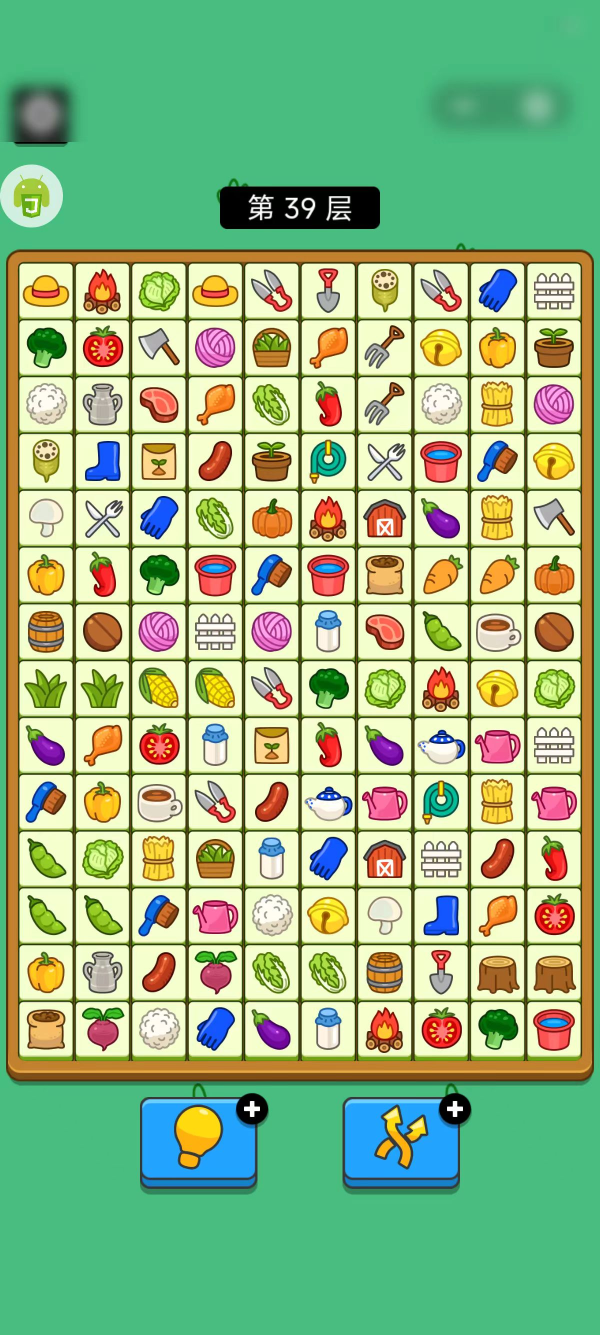
#> input picture UiAutomation/砖了个砖/screenshot.jpg, 1200 x 2670 px (shown at 1/2 size)
$ python cv_digit.py
#> lines starting #> are read from the running program, lines starting #| are printed output that depends on the picture
import os
import cv2
import numpy as np
from PIL import Image

def map(x, y):
    return int(y*112.8 + 92.5), int(x*113.7 + 581.2)

def find_matches(template_path, image_path):        # 模板匹配，返回匹配结果坐标
    template = cv2.imread(template_path, cv2.IMREAD_GRAYSCALE)
    image = cv2.imread(image_path, cv2.IMREAD_GRAYSCALE)
    res = cv2.matchTemplate(image, template, cv2.TM_CCOEFF_NORMED)
    threshold = 0.9
    loc = np.where(res >= threshold)
    return zip(*loc[::-1])

def calculate(image1, image2):
    hist1 = cv2.calcHist([image1], [0], None, [256], [0.0, 255.0])
    hist2 = cv2.calcHist([image2], [0], None, [256], [0.0, 255.0])
    max_vals = np.maximum(hist1, hist2)
    epsilon = 1e-10
    max_vals[max_vals == 0] = epsilon
    abs_diff = np.abs(hist1 - hist2)
    degree = np.sum(np.where(hist1 != hist2, 1 - abs_diff / max_vals, 1))
    degree = degree / len(hist1)
    return degree

def classify_hist_with_split(image1, image2, size=(256, 256)):
    image1 = cv2.resize(image1, size)
    image2 = cv2.resize(image2, size)
    sub_image1 = cv2.split(image1)
    sub_image2 = cv2.split(image2)
    sub_data = 0
    for im1, im2 in zip(sub_image1, sub_image2):
        sub_data += calculate(im1, im2)
    sub_data = sub_data / 3
    return sub_data

def crop(ori_path, template_path, choice):      # 将图片裁剪到14*10的格子，并保存到template_path
    if choice == 0:     # 已知格子的范围
        image = Image.open(ori_path)
        pic_range = (36, 525, 1164, 2114)
        result = image.crop(pic_range)
        result.save(template_path)
    elif choice == 1:   # 通过opencv视觉自动确定格子的范围
        image = cv2.imread(ori_path)
        image = image[int(image.shape[0] * 0.18):int(image.shape[0] * 0.82), :] # 进行大致的裁剪
        gray = cv2.cvtColor(image, cv2.COLOR_BGR2GRAY)  # 转为灰度图
        edges = cv2.Canny(gray, 100, 200)
        contours, _ = cv2.findContours(edges, cv2.RETR_EXTERNAL, cv2.CHAIN_APPROX_SIMPLE)   # 找出轮廓
        cv2.drawContours(image, contours, -1, (0, 255, 0), 2)   # 画出轮廓
        mask = np.zeros_like(gray)  # 创建掩码
        cv2.drawContours(mask, contours, -1, (255), -1) # 将轮廓填充到掩码中
        result = np.zeros_like(image)   # 创建结果图
        result[mask == 255] = image[mask == 255]    # 非掩码区域设置为黑色
        result = result[int(result.shape[0] * 0.026):int(result.shape[0] * 0.957), int(result.shape[1] * 0.03):int(result.shape[1] * 0.97)]
        cv2.imwrite(template_path, result)

def recognize_digit(ori_path):  # 识别图像
#> called with ori_path = 'screenshot.jpg'
    print("recognizing picture...")
    img_path = 'image/image.jpg'
    crop(ori_path, img_path, 0)    # 裁剪图片
#> in crop, image is the input picture: PIL image 1200x2670 RGB; mean R, G, B 147.4, 183.6, 133.7
#> in crop, `result = image.crop(pic_range)`:
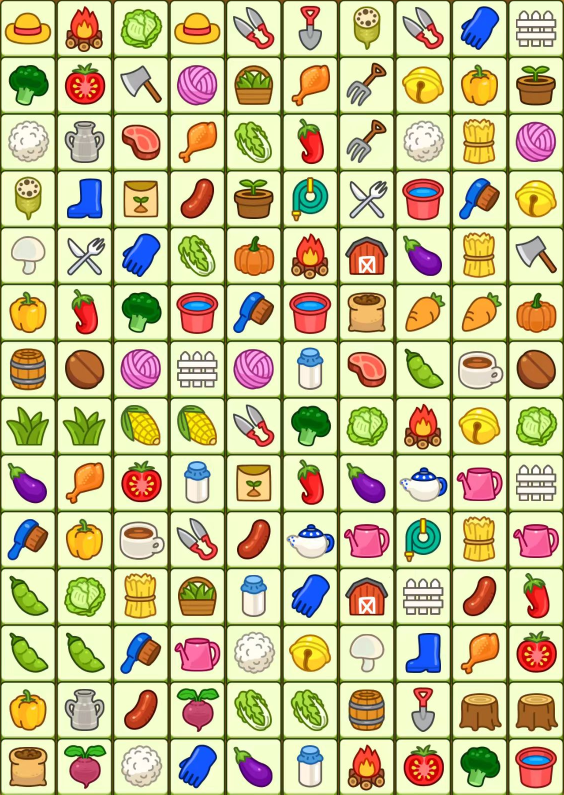
#> result: PIL image 1128x1589 RGB (shown at 1/2 size); mean R, G, B 198, 192.6, 146.4
    image = Image.open(img_path)   # 打开裁剪的图片
#> image: PIL image 1128x1589 RGB
    num_coord = [[0 for _ in range(10)] for _ in range(14)]
    max_index = len(os.listdir('image/')) - 1
    for i in range(1,  max_index):
        template_path = f'image/{i}.jpg'   # 打开模板图片，序号为i
        matches = find_matches(img_path, template_path) # 匹配模板，找到匹配结果坐标
#> in find_matches, `template = cv2.imread(template_path, cv2.IMREAD_GRAYSCALE)`:
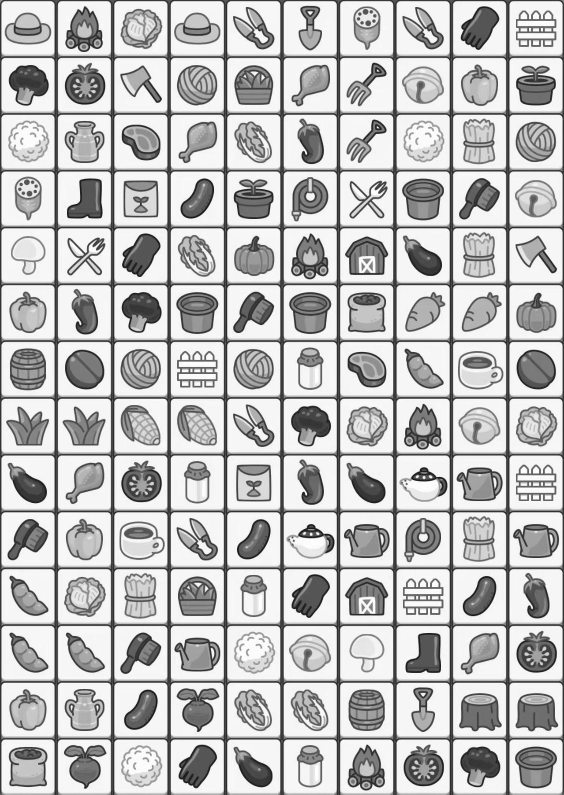
#> template: shape (1589, 1128) (shown at 1/2 size); min 0, max 255, mean 188.9
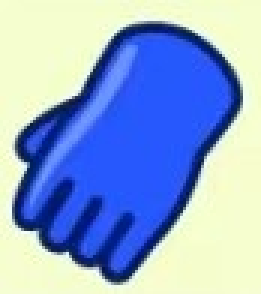
#> input picture UiAutomation/砖了个砖/image/1.jpg, 87 x 98 px (shown 3 times larger)
#> in find_matches, `image = cv2.imread(image_path, cv2.IMREAD_GRAYSCALE)`:
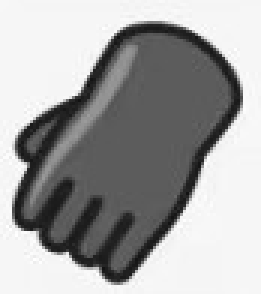
#> image: shape (98, 87) (shown 3 times larger); min 17, max 255, mean 163.8
#> in find_matches, `res = cv2.matchTemplate(image, template, cv2.TM_CCOEFF_NORMED)`:
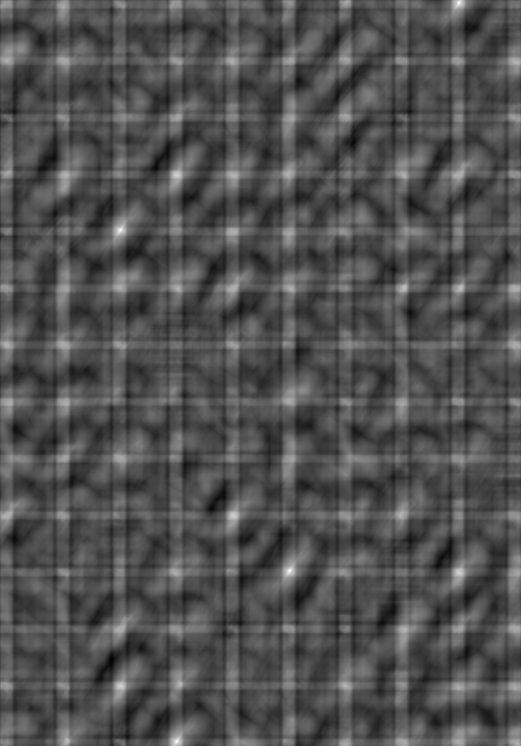
#> res: shape (1492, 1042) float32 (shown at 1/2 size); min -0.456, max 0.997, mean 0.00465; drawn with min black and max white
#> in find_matches, `loc = np.where(res >= threshold)`: loc = 65 positions, rows 3 to 1484, columns 239 to 919
        width, height = image.size
#> width = 1128; height = 1589
        cell_width = width / 10
#> cell_width = 112.8
        cell_height = height / 14
#> cell_height = 113.5
        for match in matches:   # 匹配节点的坐标转换为14*10的格子坐标
            x, y = match
            x = int(x / cell_width)
            y = int(y / cell_height)
            num_coord[y][x] = i
#> this loop made 65 passes
#> (match, x, y) on passes 1 to 12: ((918, 3), 8, 0), ((919, 3), 8, 0), ((917, 4), 8, 0), ((918, 4), 8, 0), ((919, 4), 8, 0), ((916, 5), 8, 0), ((917, 5), 8, 0), ((918, 5), 8, 0), ((919, 5), 8, 0), ((916, 6), 8, 0), ((917, 6), 8, 0), ((918, 6), 8, 0)
#> after the loop, num_coord = 14 items, first 6: [0, 0, 0, 0, 0, 0, 0, 0, 1, 0], [0, 0, 0, 0, 0, 0, 0, 0, 0, 0], [0, 0, 0, 0, 0, 0, 0, 0, 0, 0], [0, 0, 0, 0, 0, 0, 0, 0, 0, 0], [0, 0, 1, 0, 0, 0, 0, 0, 0, 0], [0, 0, 0, 0, 0, 0, 0, 0, 0, 0]
    empty_template = Image.open('image/0.jpg')   # 打开空白模板
    for i in range(14):
        for j in range(10):
            if num_coord[i][j] == 0:
                empty_block = image.crop((j*cell_width, i*cell_height, (j+1)*cell_width, (i+1)*cell_height))   # 裁剪出空白块
                similarity = calculate(np.array(empty_block), np.array(empty_template))   # 计算相似度
                if similarity < 0.3:
                    print(similarity)
                    print("new picture")
                    x, y = map(i, j)    # 772 580
                    ori_img = Image.open(ori_path)
                    new_pic = ori_img.crop((x-45, y-45, x+45, y+45))   # 裁剪出新图片
                    new_pic.save(f'image/{max_index}.jpg')
                    num_coord[i][j] = max_index
    print("recognizing finished.")
    return num_coord

if __name__ == '__main__':
#> (the run stopped early here; a loop or call above may not have finished)
